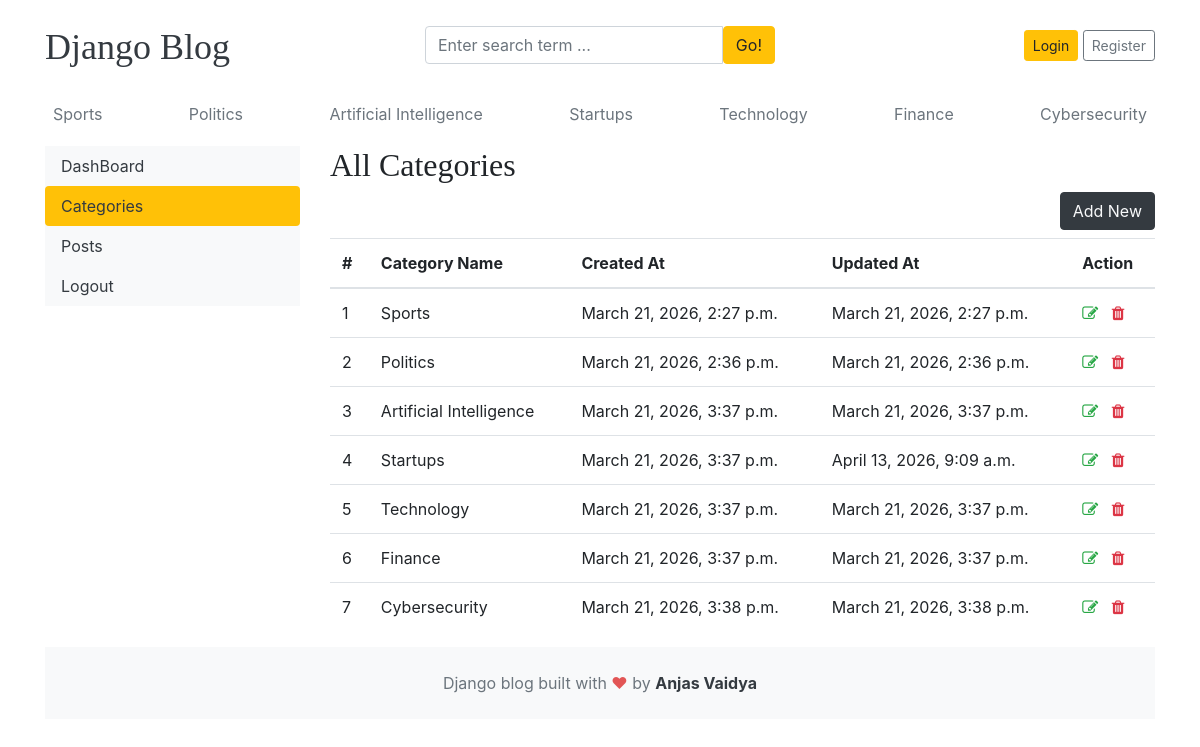
/dashboard/categories/, run on the app's committed database.
### blogs/models.py (models this page shows)
class Category(models.Model):
    category_name = models.CharField(max_length=50, unique=True)
    created_at = models.DateTimeField(auto_now_add=True)
    updated_at = models.DateTimeField(auto_now=True)
    class Meta:
        verbose_name_plural = "categories"
    def __str__(self):
        return self.category_name

### dashboards/views.py (the view)
# urls.py: path("categories/", views.categories, name="categories"),
def categories(request):
    return render(request, "dashboard/categories.html")

### blogs/context_processors.py (called while the page is built)
def get_categories(request):
    categories = Category.objects.all()
    return dict(categories=categories)

def get_social_links(request):
    social_links = SocialLink.objects.all()
    return dict(social_links=social_links)

### templates/dashboard/categories.html (shortened to what this page needs)
{% extends "base.html" %}
{% block content %}
  <div class="row">
    {% include 'dashboard/sidebar.html' %}
   <div class="col-md-9">
      <h2>All Categories</h2>
      <a href="{% url 'add_category' %}" class="btn btn-dark text-light float-right mb-2">Add New</a>
<table class="table table-hover">
  <thead>
    <tr>
      <th >#</th>
      <th >Category Name</th>
      <th >Created At</th>
      <th >Updated At</th>
      <th>Action</th>
    </tr>
  </thead>
  <tbody>
    <tr>
    {% for cat  in categories %}
            <td>{{ forloop.counter}}</td>
            <td>{{ cat }}</td>
            <td>{{ cat.created_at }}</td>
            <td>{{ cat.updated_at }}</td>
            <td>
              <a href="{% url 'edit_category' cat.id %}">
              <i class="fa fa-edit text-success"></i>
              </a>
              <a href="{% url 'delete_category' cat.id %}">
              <i class="fa fa-trash text-danger"></i>
              </a>
            </td>
    </tr>
    {% endfor %}
  </tbody>
</table>
    </div>
  </div>
{% endblock content %}

### templates/base.html (shortened to what this page needs)
{% load static %}
<!DOCTYPE html>
<html lang="en">
    <head>
        <link href="https://getbootstrap.com/docs/4.0/dist/css/bootstrap.min.css"
              rel="stylesheet">
        <link href="{% static 'css/blog.css' %}" rel="stylesheet">
        <link rel="stylesheet" href="https://cdnjs.cloudflare.com/ajax/libs/font-awesome/4.7.0/css/font-awesome.min.css">
    </head>
    <body>
        <div class="container">
            <header class="blog-header py-3">
                <div class="row flex-nowrap justify-content-between align-items-center">
                    <div class="col-4 pt-1">
                        <a class="blog-header-logo text-dark" href="/">Django Blog</a>
                    </div>
                    <div class="col-4">
                        <form action="{% url 'search' %}" method="GET">
                            <div class="input-group">
                                <input class="form-control"
                                       type="text"
                                       name="keyword"
                                       value="{{ keyword }}"
                                       placeholder="Enter search term ..."
                                       aria-lable="Enter search" />
                                <button type="submit"
                                        class="btn btn-warning"
                                        id="button-search"
                                        type="button">Go!</button>
                            </div>
                        </form>
                    </div>
                    <div class="col-4 d-flex justify-content-end align-items-center">
                        {% if not user.is_authenticated %}
                            <a class="btn btn-sm btn-warning" href="{% url 'login' %}">Login</a> &nbsp;
                            <a class="btn btn-sm btn-outline-secondary" href="{% url 'register' %}">Register</a>
                        {% else %}
            <span><a href="{% url 'dashboard' %}"">Dashboard</a></span>
                            &emsp;
                            <span><a href="{% url "logout" %}">Logout</a></span>
                        {% endif %}
                    </div>
                </div>
            </header>
            <div class="nav-scroller py-1 mb-2">
                <nav class="nav d-flex justify-content-between">
                    {% for cat in categories %}
                        <a class="p-2 text-muted" href="{% url 'posts_by_category' cat.id %}">{{ cat.category_name }}</a>
                    {% endfor %}
                </nav>
            </div>
            {% block content %}{% endblock %}
            <footer class="blog-footer text-center py-4 bg-light">
                <p class="mb-0 text-muted">
                    Django blog built with <span style="color:#e25555;">&#10084;</span> by
                    <span class="text-dark font-weight-bold">Anjas Vaidya</span>
                </p>
            </footer>
        </body>
    </html>

### blog_main/static/css/blog.css (style rules this page uses)
.blog-header-logo { font-family: "Playfair Display", Georgia, "Times New Roman", serif; font-size: 2.25rem; }
h1, h2, h3, h4, h5, h6 { font-family: "Playfair Display", Georgia, "Times New Roman", serif; }

### data on the page
Category: category_name "Sports", created_at "March 21, 2026, 2:27 p.m.", updated_at "March 21, 2026, 2:27 p.m."
Category: category_name "Politics", created_at "March 21, 2026, 2:36 p.m.", updated_at "March 21, 2026, 2:36 p.m."
Category: category_name "Artificial Intelligence", created_at "March 21, 2026, 3:37 p.m.", updated_at "March 21, 2026, 3:37 p.m."
Category: category_name "Startups", created_at "March 21, 2026, 3:37 p.m.", updated_at "April 13, 2026, 9:09 a.m."
Category: category_name "Technology", created_at "March 21, 2026, 3:37 p.m.", updated_at "March 21, 2026, 3:37 p.m."
Category: category_name "Finance", created_at "March 21, 2026, 3:37 p.m.", updated_at "March 21, 2026, 3:37 p.m."
Category: category_name "Cybersecurity", created_at "March 21, 2026, 3:38 p.m.", updated_at "March 21, 2026, 3:38 p.m."
